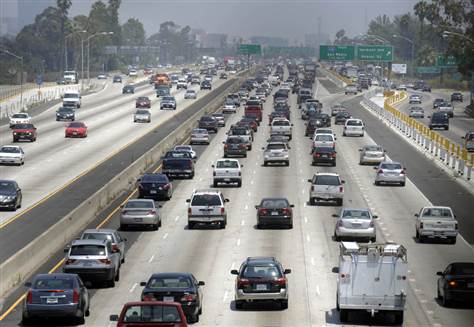
#> input picture sample2_img.jpg, 474 x 327 px
$ python -i blob_detection.py   (imports and definitions only)   (older library calls are emulated)
#> lines starting #> are read from the running program, lines starting #| are printed output that depends on the picture; after the words box and inside, x2 and y2 are one past the last pixel; in counts of white or black regions, pixels touching at a corner belong together
#> further down, picture is the input picture: shape (327, 474, 3); mean B, G, R 131.7, 131.5, 130.7
# -*- coding: utf-8 -*-

import cv2
import numpy as np
from regionOfInterest import roi

def detect_blob(image):
    '''satyanrayan pande-
    THRESHOLD_SENSITIVITY = 50
    hsvFrame = cv2.cvtColor(image, cv2.COLOR_BGR2HSV)
    (_, _, grayFrame) = cv2.split(hsvFrame)
    grayFrame = cv2.GaussianBlur(grayFrame, (21, 21), 0)

    retval, thresholdImage = cv2.threshold(grayFrame, THRESHOLD_SENSITIVITY, 255, cv2.THRESH_BINARY)
    #thresholdImage = cv2.dilate(thresholdImage, None, iterations=2)
    cv2.imshow("threshold", thresholdImage)

    contours, hierarchy = cv2.findContours(thresholdImage, cv2.RETR_EXTERNAL, cv2.CHAIN_APPROX_SIMPLE)
    return contours
    --end'''
    '''by sameer mandaogade'''
    hue ,saturation ,value = cv2.split(image)
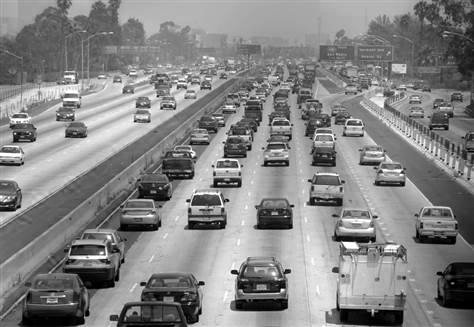
#> hue: shape (327, 474); min 0, max 255, mean 131.7
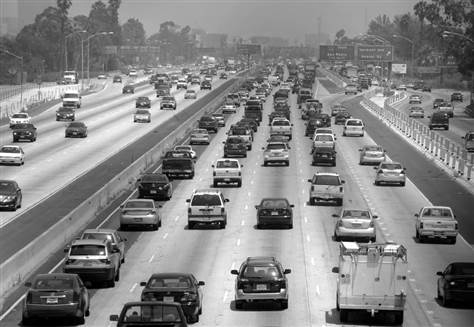
#> saturation: shape (327, 474); min 0, max 255, mean 131.5
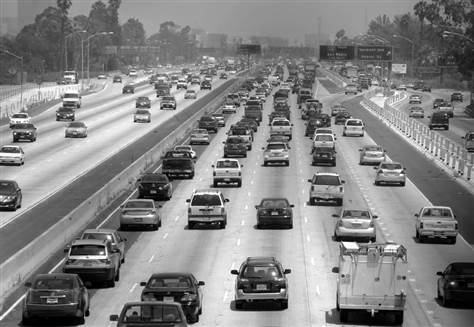
#> value: shape (327, 474); min 0, max 255, mean 130.7
    retval, thresholded = cv2.threshold(saturation, 0, 255, cv2.THRESH_BINARY + cv2.THRESH_OTSU)
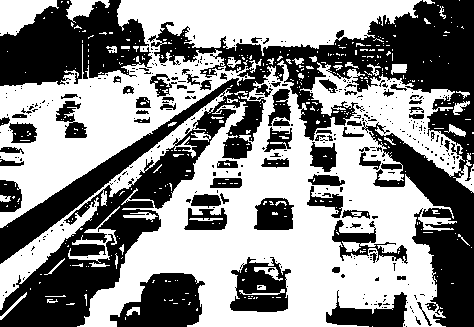
#> thresholded: shape (327, 474); 54.6% white; 364 black regions (296 under 20 px), largest, box (x1, y1, x2, y2) and area: (0, 0, 474, 327) 43762, (0, 0, 152, 86) 8626, (110, 273, 205, 327) 3427
#> retval = 127
    medianFiltered = cv2.medianBlur(thresholded,5)
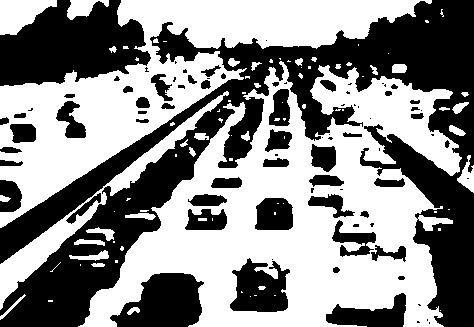
#> medianFiltered: shape (327, 474); 54.1% white; 84 black regions (33 under 20 px), largest, box (x1, y1, x2, y2) and area: (0, 0, 474, 327) 45435, (0, 0, 151, 86) 8825, (110, 273, 204, 327) 3488
    #_, contours, hierarchy = cv2.findContours(medianFiltered, cv2.RETR_TREE, cv2.CHAIN_APPROX_SIMPLE)

    return medianFiltered


>>> import cv2
>>> picture = cv2.imread('sample2_img.jpg')
>>> result = detect_blob(picture)

$ run again, on sample_img.jpg
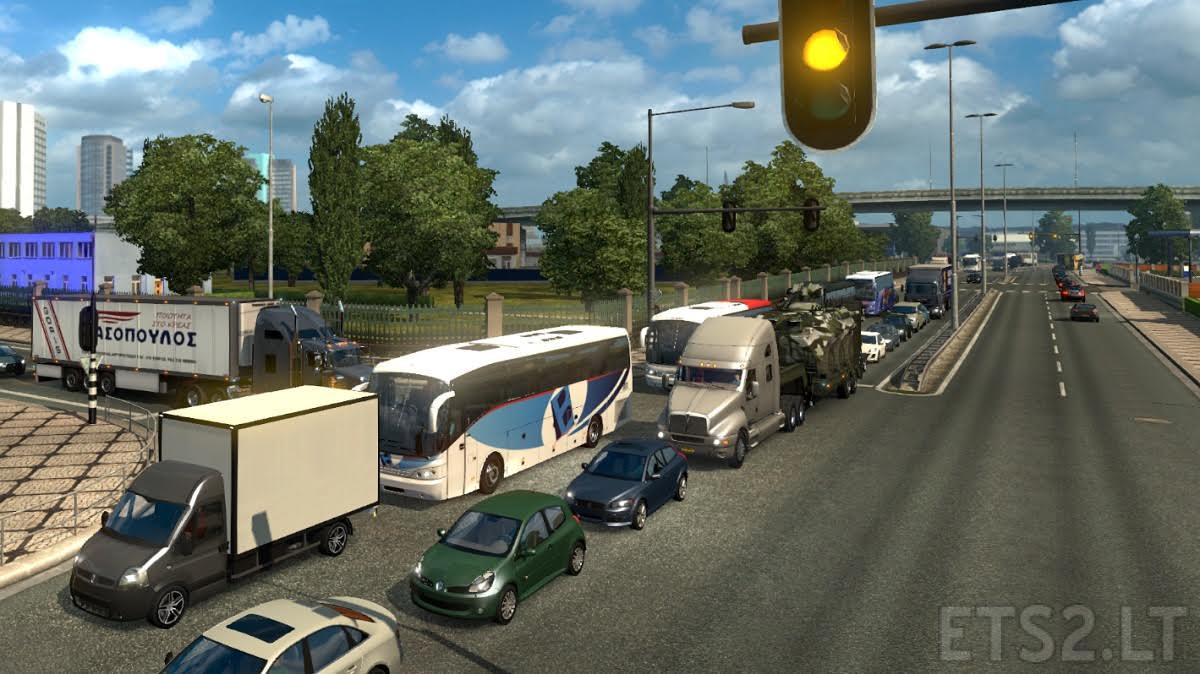
#> input picture sample_img.jpg, 1200 x 674 px
#> picture is the input picture: shape (674, 1200, 3); mean B, G, R 104.3, 110.3, 101.2
#> in detect_blob, `retval, thresholded = cv2.threshold(saturation, 0, 255, cv2.THRESH_BIN..`:
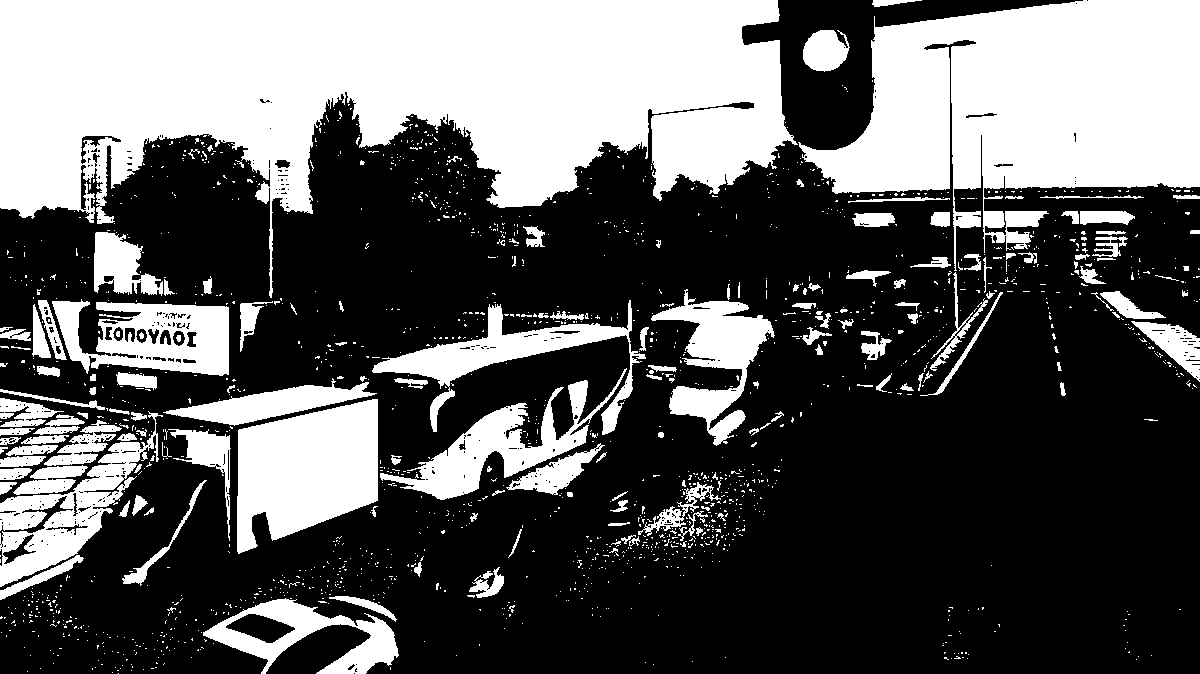
#> thresholded: shape (674, 1200); 36.3% white; 1714 white regions (1552 under 20 px), largest, box (x1, y1, x2, y2) and area: (0, 0, 798, 298) 129215, (798, 0, 1200, 271) 62714, (237, 399, 378, 554) 15490
#> retval = 124
#> in detect_blob, `medianFiltered = cv2.medianBlur(thresholded,5)`:
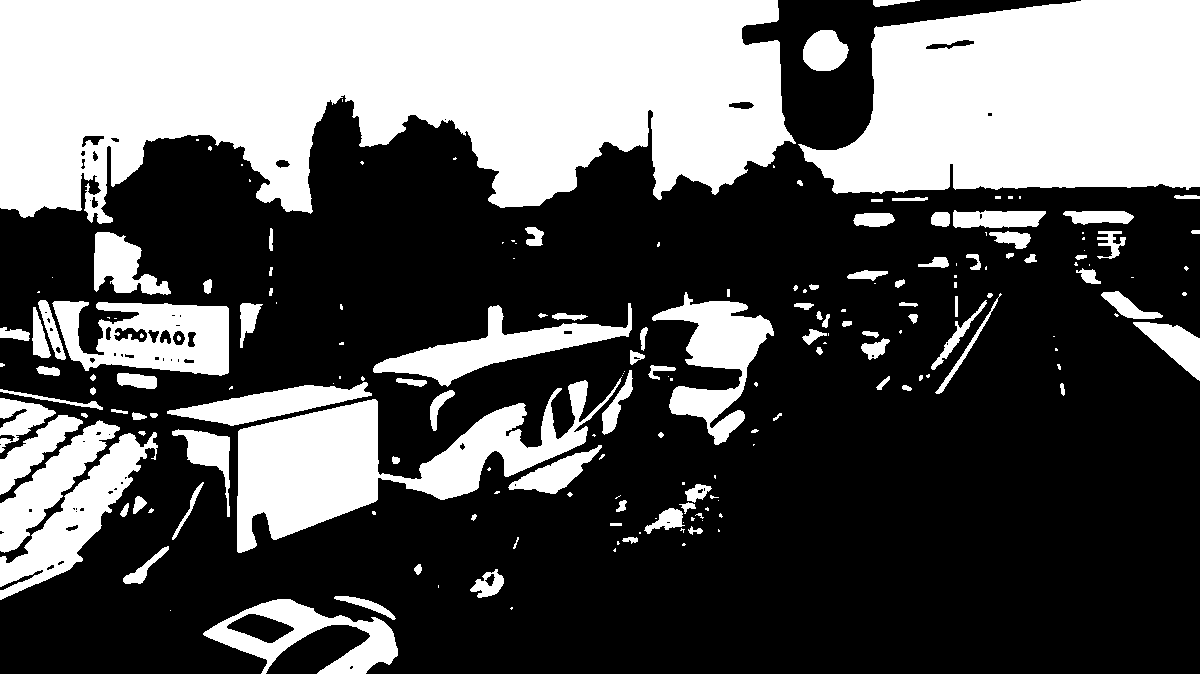
#> medianFiltered: shape (674, 1200); 35.8% white; 195 white regions (88 under 20 px), largest, box (x1, y1, x2, y2) and area: (0, 0, 796, 224) 129415, (798, 0, 1200, 194) 61103, (237, 377, 622, 553) 23530
